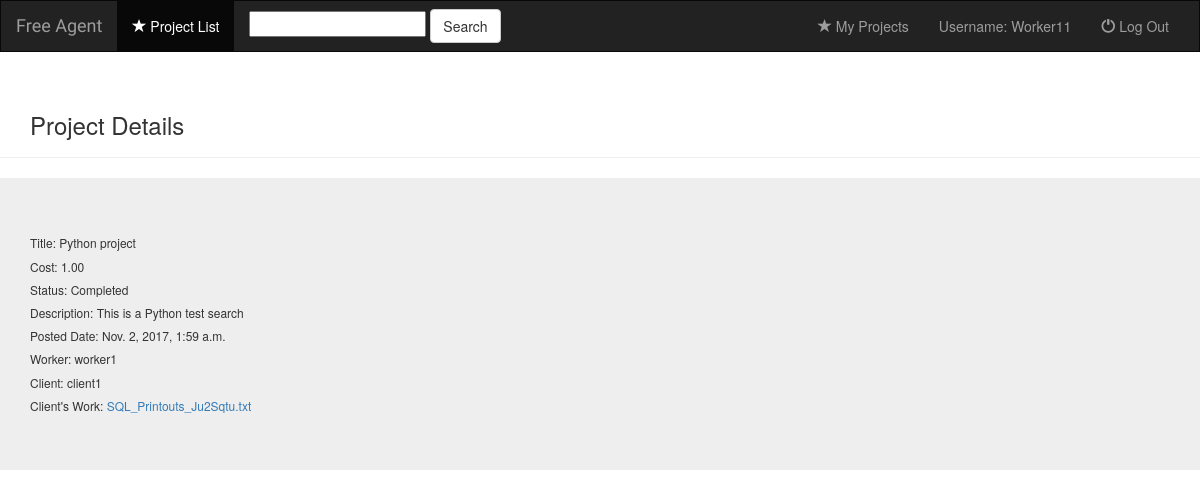
Page /freeAgentApp/2/ (signed in) on the committed database.
### freeAgentApp/models.py (models this page shows, shortened)
class UserProfile(AbstractUser):
    Identification = models.CharField(max_length=10, choices=(('F', 'freeAgent'), ('C', 'Client')))

class Project(models.Model):
    title = models.CharField(max_length=100)
    cost = models.DecimalField(max_digits=15, decimal_places=2)
    pub_date = timezone.now()
    status = models.IntegerField(default=1, validators=[MinValueValidator(1), MaxValueValidator(4)])
    description = models.CharField(max_length=300)
    file_type = models.FileField(null=True, blank=True)
    client_upload = models.FileField(null=True, blank=True)
    client = models.ForeignKey(UserProfile, related_name="ThisClient", null=True, blank=True)
    worker = models.ForeignKey(UserProfile, related_name="ThisWorker", null=True, blank=True)

### freeAgentApp/views.py (the view)
# urls.py: url(r'^(?P<pk>[0-9]+)/$', views.DetailView.as_view(), name='detail'),
class DetailView(LoginRequiredMixin, generic.DetailView):
    model = Project
    template_name = 'freeAgentApp/detail.html'

### freeAgentApp/templates/freeAgentApp/detail.html (shortened to what this page needs)
{% extends 'freeAgentApp/base.html' %}
{% block body %}
<div class="page-header">
    <div class="container"><h3>Project Details</h3></div>
</div>
<div class="jumbotron">
    <div class="container">
        <h6> Title: {{project.title}}</h6>
        <h6> Cost: {{project.cost}}</h6>
        <h6> Status:
            {% if project.status == 1 %} New Project
            {% elif project.status == 2 %} Applied
            {% elif project.status == 3 %} Working
            {% elif project.status == 4 %} Completed
            {% endif %}
        </h6>
        <h6> Description: {{project.description}}</h6>
        <h6> Posted Date: {{project.pub_date}}</h6>
        <h6> Worker: {{project.worker }}</h6>
        <h6> Client: {{ project.client }}</h6>
        {% if user.Identification == 'F' %}
            {% if project.status == 3 %}
                <form action="{% url 'freeAgentApp:addWorker'  %}" method="post" style="display: inline" enctype="multipart/form-data">
                    {%csrf_token%}
                    <h6>
                    Client's Work:
                    {{ project.client_upload }}
                        <div>
                            <a href="{% url 'freeAgentApp:Upload' project.id %}">
                            <span class="glyphicon glyphicon-plus" aria-hidden="true"></span>&nbsp;UpLoad
                        </a>
                        </div>
                    </h6>
                    <input  name = "project.id" type="hidden" value="{{project.id }}" />
                    <button name ="UploadWork" class="btn btn-default btn-sm"> Upload Work</button>
                </form>
            {% elif project.status == 4 %}
                <h6>
                    Client's Work:
                    <a href="{{ project.client_upload.url }}" download="{{ project.title }}">{{ project.client_upload}}</a>
                </h6>
            {% endif %}
        {% endif %}
    </div>
</div>
{% endblock %}

### freeAgentApp/templates/freeAgentApp/base.html (shortened to what this page needs)
<!DOCTYPE html>
<html lang="en">
<head>
    {% load staticfiles %}
    <link rel="stylesheet" href ="https://maxcdn.bootstrapcdn.com/bootstrap/3.3.6/css/bootstrap.min.css">
    <link rel="stylesheet" type="text/css" href="../../static/freeAgentApp/css/style_cheesy.css"/>
</head>
<body>
    <nav class="navbar navbar-inverse">
    <div class = "container-fluid">
        <div class="navbar-header" >
            <a class="navbar-brand" href="{% url 'freeAgentApp:index' %}">Free Agent</a>
        </div>
        <div class = "collapse navbar-collapse" id="topNavBar">
            <ul class="nav navbar-nav">
                <li class="active">
                    <a href="{% url 'freeAgentApp:index' %}">
                        <span class="glyphicon glyphicon-star" aria-hidden="true"></span>&nbsp;Project List
                    </a>
                </li>
            </ul>
            <form class="navbar-form navbar-left" role="search" method="get" action="{% url 'freeAgentApp:search' %}">
                <input type="text" id="searchBox" class="input-medium search-query" name="q" placeholder="">
                <button type="submit" class="btn btn-default"> Search</button>
             </form>
            <ul class ="nav navbar-nav navbar-right">
                <li class="">
                    {% if user.Identification == 'C' %}
                        <a href="{% url 'freeAgentApp:createProject' %}">
                            <span class="glyphicon glyphicon-plus" aria-hidden="true"></span>&nbsp;Add Project
                        </a>
                    {% else %}
                        <a href="{% url 'freeAgentApp:workerIndex' user.id %}">
                            <span class="glyphicon glyphicon-star" aria-hidden="true"></span>&nbsp;My Projects
                        </a>
                    {% endif %}
                </li>
                <li class="">
                    <a>Username: {{ user.username }} </a>
                </li>
                <li class="">
                    <a href="{% url 'freeAgentApp:logout' %}">
                        <span class="glyphicon glyphicon-off" aria-hidden="true"></span>&nbsp;Log Out
                    </a>
                </li>
            </ul>
        </div>
    </div>
    </nav>
{% block body %}
{% endblock %}
</body>
</html>

### freeAgentApp/static/freeAgentApp/css/style_cheesy.css (style rules this page uses)
.navbar { border-radius:0; }
.navbar-brand { font-family:'Satisfy',cursive; font-size:60 }

### rows in the picture
UserProfile: username "Worker11"
Project: title "Python project", cost "1.00", description "This is a Python test search", pub_date "Nov. 2, 2017, 1:59 a.m.", worker "worker1", client "client1", client_upload "SQL_Printouts_Ju2Sqtu.txt"
